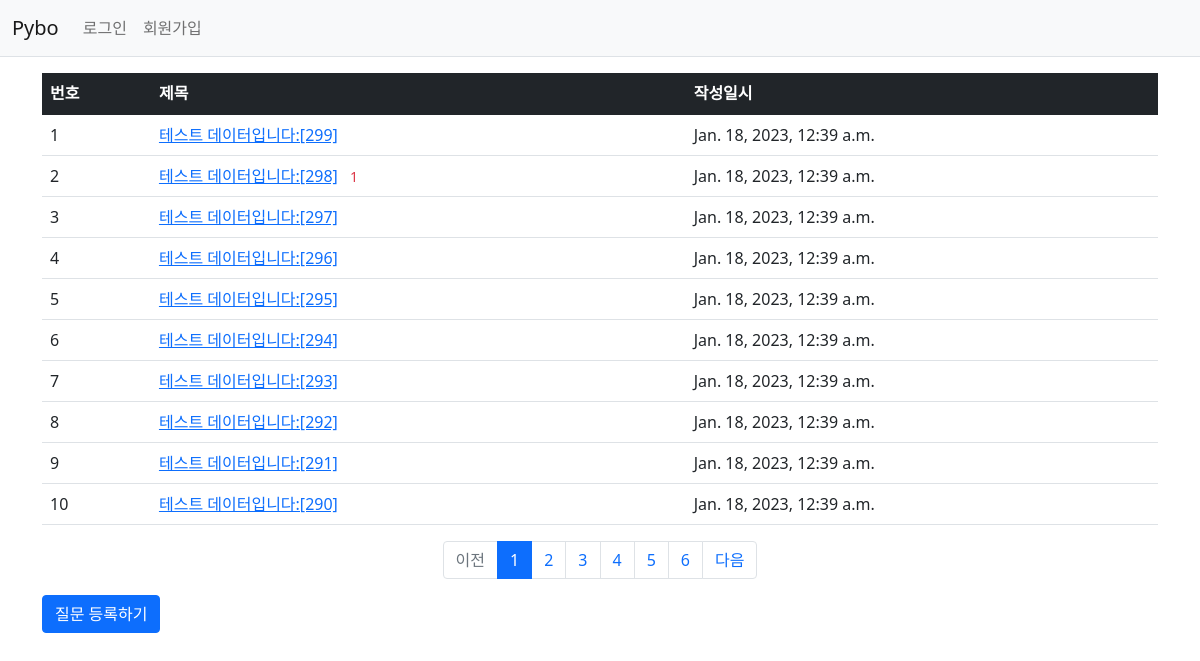
Screenshot of /pybo/ with the database file from the repository.
### pybo/models.py (models this page shows, shortened)
class Question(models.Model):
    author = models.ForeignKey(User, on_delete=models.CASCADE)
    subject = models.CharField(max_length=200)
    content = models.TextField()
    create_date = models.DateTimeField()

### pybo/views.py (the view)
# urls.py: path('', views.index, name='index'),  # '/' 에 해당되는 path
def index(request):
    page = request.GET.get('page', '1')  # 페이지
    question_list = Question.objects.order_by('-create_date')
    paginator = Paginator(question_list, 10)  # 페이지당 10개씩 보여주기
    page_obj = paginator.get_page(page)
    context = {'question_list': page_obj}
    return render(request, 'pybo/question_list.html', context)

### templates/pybo/question_list.html
{% extends 'base.html' %}
{% block content %}
<div class="container my-3">
    <table class="table">
        <thead>
        <tr class="table-dark">
            <th>번호</th>
            <th>제목</th>
            <th>작성일시</th>
        </tr>
        </thead>
        <tbody>
        {% if question_list %}
        {% for question in question_list %}
        <tr>
            <td>{{ forloop.counter }}</td>
            <td>
                <a href="{% url 'pybo:detail' question.id %}">{{ question.subject }}</a>
                {% if question.answer_set.count > 0 %}
                <span class="text-danger small mx-2">{{ question.answer_set.count }}</span>
                {% endif %}
            </td>
            <td>{{ question.create_date }}</td>
        </tr>
        {% endfor %}
        {% else %}
        <tr>
            <td colspan="3">질문이 없습니다.</td>
        </tr>
        {% endif %}
        </tbody>
    </table>
    <ul class="pagination justify-content-center">
        {% if question_list.has_previous %}
        <li class="page-item">
            <a class="page-link" href="?page={{ question_list.previous_page_number }}">이전</a>
        </li>
        {% else %}
        <li class="page-item disabled">
            <a class="page-link" tabindex="-1" aria-disabled="true" href="#">이전</a>
        </li>
        {% endif %}
        {% for page_number in question_list.paginator.page_range %}
        {% if page_number >= question_list.number|add:-5 and page_number <= question_list.number|add:5 %}
        {% if page_number == question_list.number %}
        <li class="page-item active" aria-current="page">
            <a class="page-link" href="?page={{ page_number }}">{{ page_number }}</a>
        </li>
        {% else %}
        <li class="page-item">
            <a class="page-link" href="?page={{ page_number }}">{{ page_number }}</a>
        </li>
        {% endif %}
        {% endif %}
        {% endfor %}
        {% if question_list.has_next %}
        <li class="page-item">
            <a class="page-link" href="?page={{ question_list.next_page_number }}">다음</a>
        </li>
        {% else %}
        <li class="page-item disabled">
            <a class="page-link" tabindex="-1" aria-disabled="true" href="#">다음</a>
        </li>
        {% endif %}
    </ul>
    <a href="{% url 'pybo:question_create' %}" class="btn btn-primary">질문 등록하기</a>
</div>
{% endblock %}

### templates/base.html (shortened to what this page needs)
{% load static %}
<!doctype html>
<html lang="ko">
<head>
    <link rel="stylesheet" type="text/css" href="{% static 'bootstrap.min.css' %}">
    <link rel="stylesheet" type="text/css" href="{% static 'pybo/style.css' %}">
</head>
<body>
{% include "navbar.html" %}
{% block content %}
{% endblock %}
</body>
</html>

### templates/navbar.html (shortened to what this page needs)
<nav class="navbar navbar-expand-lg navbar-light bg-light border-bottom">
    <div class="container-fluid">
        <a class="navbar-brand" href="{% url 'pybo:index' %}">Pybo</a>
        <div class="collapse navbar-collapse" id="navbarSupportedContent">
            <ul class="navbar-nav me-auto mb-2 mb-lg-0">
                <li class="nav-item">
                    {% if user.is_authenticated %}
                    <a class="nav-link" href="{% url 'common:logout' %}">{{ user.username }} (로그아웃)</a>
                    {% else %}
                    <a class="nav-link" href="{% url 'common:login' %}">로그인</a>
                    {% endif %}
                </li>
                <li>
                    {% if not user.is_authenticated %}
                    <a class="nav-link" href="{% url 'common:signup' %}">회원가입</a>
                    {% endif %}
                </li>
            </ul>
        </div>
    </div>
</nav>

### rows the page displays
Question: subject "테스트 데이터입니다:[299]", create_date "Jan. 18, 2023, 12:39 a.m."
Question: subject "테스트 데이터입니다:[298]", answer_set.count "1", create_date "Jan. 18, 2023, 12:39 a.m."
Question: subject "테스트 데이터입니다:[297]", create_date "Jan. 18, 2023, 12:39 a.m."
Question: subject "테스트 데이터입니다:[296]", create_date "Jan. 18, 2023, 12:39 a.m."
Question: subject "테스트 데이터입니다:[295]", create_date "Jan. 18, 2023, 12:39 a.m."
Question: subject "테스트 데이터입니다:[294]", create_date "Jan. 18, 2023, 12:39 a.m."
Question: subject "테스트 데이터입니다:[293]", create_date "Jan. 18, 2023, 12:39 a.m."
Question: subject "테스트 데이터입니다:[292]", create_date "Jan. 18, 2023, 12:39 a.m."
Question: subject "테스트 데이터입니다:[291]", create_date "Jan. 18, 2023, 12:39 a.m."
Question: subject "테스트 데이터입니다:[290]", create_date "Jan. 18, 2023, 12:39 a.m."

### other values shown
{{ page_number }} "1"
{{ page_number }} "2" "3" "4" "5" "6"
